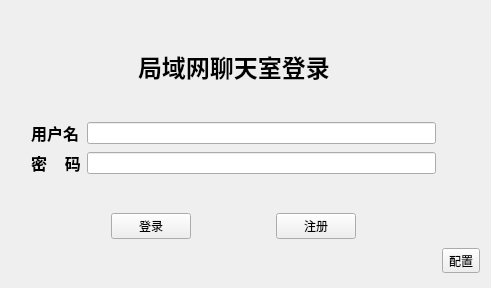
<?xml version="1.0" encoding="UTF-8"?>
<ui version="4.0">
 <class>Login</class>
 <widget class="QWidget" name="Login">
  <property name="geometry">
   <rect>
    <x>0</x>
    <y>0</y>
    <width>491</width>
    <height>288</height>
   </rect>
  </property>
  <property name="windowTitle">
   <string>局域网聊天室登录</string>
  </property>
  <layout class="QGridLayout" name="gridLayout_2">
   <item row="0" column="0" rowspan="6">
    <spacer name="verticalSpacer_5">
     <property name="orientation">
      <enum>Qt::Vertical</enum>
     </property>
     <property name="sizeHint" stdset="0">
      <size>
       <width>20</width>
       <height>40</height>
      </size>
     </property>
    </spacer>
   </item>
   <item row="0" column="2" rowspan="5">
    <spacer name="verticalSpacer_6">
     <property name="orientation">
      <enum>Qt::Vertical</enum>
     </property>
     <property name="sizeHint" stdset="0">
      <size>
       <width>20</width>
       <height>40</height>
      </size>
     </property>
    </spacer>
   </item>
   <item row="1" column="1">
    <layout class="QHBoxLayout" name="horizontalLayout_2">
     <item>
      <spacer name="horizontalSpacer_4">
       <property name="orientation">
        <enum>Qt::Horizontal</enum>
       </property>
       <property name="sizeHint" stdset="0">
        <size>
         <width>40</width>
         <height>20</height>
        </size>
       </property>
      </spacer>
     </item>
     <item>
      <widget class="QLabel" name="label">
       <property name="font">
        <font>
         <pointsize>18</pointsize>
         <weight>75</weight>
         <bold>true</bold>
        </font>
       </property>
       <property name="text">
        <string>局域网聊天室登录</string>
       </property>
      </widget>
     </item>
     <item>
      <spacer name="horizontalSpacer_5">
       <property name="orientation">
        <enum>Qt::Horizontal</enum>
       </property>
       <property name="sizeHint" stdset="0">
        <size>
         <width>40</width>
         <height>20</height>
        </size>
       </property>
      </spacer>
     </item>
    </layout>
   </item>
   <item row="2" column="1">
    <spacer name="verticalSpacer_3">
     <property name="orientation">
      <enum>Qt::Vertical</enum>
     </property>
     <property name="sizeHint" stdset="0">
      <size>
       <width>20</width>
       <height>40</height>
      </size>
     </property>
    </spacer>
   </item>
   <item row="3" column="1">
    <layout class="QGridLayout" name="gridLayout">
     <item row="0" column="1">
      <widget class="QLineEdit" name="leUsername"/>
     </item>
     <item row="0" column="0">
      <widget class="QLabel" name="label_2">
       <property name="font">
        <font>
         <pointsize>12</pointsize>
         <weight>75</weight>
         <bold>true</bold>
        </font>
       </property>
       <property name="text">
        <string>用户名</string>
       </property>
      </widget>
     </item>
     <item row="3" column="0">
      <spacer name="verticalSpacer_7">
       <property name="orientation">
        <enum>Qt::Vertical</enum>
       </property>
       <property name="sizeHint" stdset="0">
        <size>
         <width>20</width>
         <height>40</height>
        </size>
       </property>
      </spacer>
     </item>
     <item row="1" column="1">
      <widget class="QLineEdit" name="lePasswd">
       <property name="autoFillBackground">
        <bool>false</bool>
       </property>
       <property name="inputMask">
        <string comment="*"/>
       </property>
       <property name="text">
        <string/>
       </property>
       <property name="echoMode">
        <enum>QLineEdit::Password</enum>
       </property>
      </widget>
     </item>
     <item row="1" column="0">
      <widget class="QLabel" name="label_3">
       <property name="font">
        <font>
         <pointsize>12</pointsize>
         <weight>75</weight>
         <bold>true</bold>
        </font>
       </property>
       <property name="text">
        <string>密    码</string>
       </property>
      </widget>
     </item>
     <item row="3" column="1">
      <spacer name="verticalSpacer_4">
       <property name="orientation">
        <enum>Qt::Vertical</enum>
       </property>
       <property name="sizeHint" stdset="0">
        <size>
         <width>20</width>
         <height>40</height>
        </size>
       </property>
      </spacer>
     </item>
    </layout>
   </item>
   <item row="4" column="1">
    <layout class="QHBoxLayout" name="horizontalLayout">
     <item>
      <spacer name="horizontalSpacer_2">
       <property name="orientation">
        <enum>Qt::Horizontal</enum>
       </property>
       <property name="sizeHint" stdset="0">
        <size>
         <width>40</width>
         <height>20</height>
        </size>
       </property>
      </spacer>
     </item>
     <item>
      <widget class="QPushButton" name="btnLogin">
       <property name="text">
        <string>登录</string>
       </property>
      </widget>
     </item>
     <item>
      <spacer name="horizontalSpacer">
       <property name="orientation">
        <enum>Qt::Horizontal</enum>
       </property>
       <property name="sizeHint" stdset="0">
        <size>
         <width>40</width>
         <height>20</height>
        </size>
       </property>
      </spacer>
     </item>
     <item>
      <widget class="QPushButton" name="btnRegister">
       <property name="text">
        <string>注册</string>
       </property>
      </widget>
     </item>
     <item>
      <spacer name="horizontalSpacer_3">
       <property name="orientation">
        <enum>Qt::Horizontal</enum>
       </property>
       <property name="sizeHint" stdset="0">
        <size>
         <width>40</width>
         <height>20</height>
        </size>
       </property>
      </spacer>
     </item>
    </layout>
   </item>
   <item row="5" column="2">
    <widget class="QToolButton" name="toolButton">
     <property name="text">
      <string>配置</string>
     </property>
    </widget>
   </item>
   <item row="0" column="1">
    <spacer name="verticalSpacer">
     <property name="orientation">
      <enum>Qt::Vertical</enum>
     </property>
     <property name="sizeHint" stdset="0">
      <size>
       <width>20</width>
       <height>40</height>
      </size>
     </property>
    </spacer>
   </item>
   <item row="5" column="1">
    <spacer name="verticalSpacer_2">
     <property name="orientation">
      <enum>Qt::Vertical</enum>
     </property>
     <property name="sizeHint" stdset="0">
      <size>
       <width>20</width>
       <height>40</height>
      </size>
     </property>
    </spacer>
   </item>
  </layout>
 </widget>
 <resources/>
 <connections/>
</ui>
